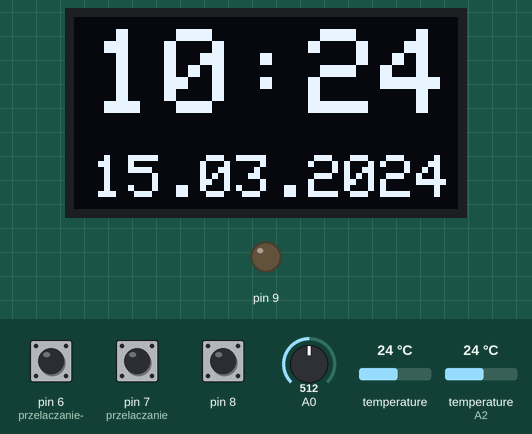
Bench run of a sketch on a simulated Arduino Uno, built with avr-gcc and run on an emulated ATmega328P. On the bench: 128×64 one-colour display, output pins drawn as LEDs (lit = HIGH). Inputs (shaded band) come from the test bench; at power-on: pin 7 (przelaczanie) HIGH, pin 8 HIGH, A0 = 512, pin 6 (przelaczanie-) HIGH, temperature 24 °C, temperature (sensor on A2) 24 °C. The local clock reads 2024-03-15 10:24:30 at power-on unless the sketch sets it.

Above: at 1.2 s.
1.3 s: pin 7 (przelaczanie) pulled LOW for 0.15 s
At 3.2 s:
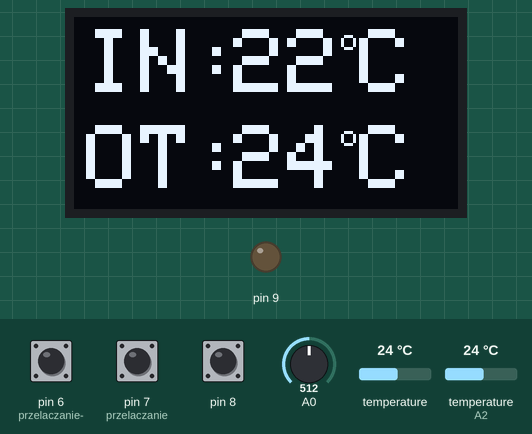
4.3 s: pin 7 (przelaczanie) pulled LOW for 1 s
At 6.5 s:
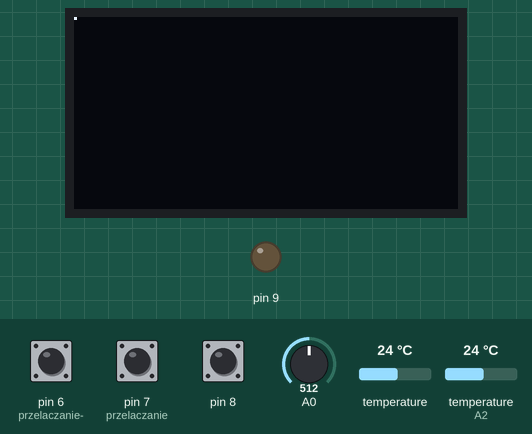
6.8 s: pin 8 pulled LOW for 0.15 s
At 7.4 s:
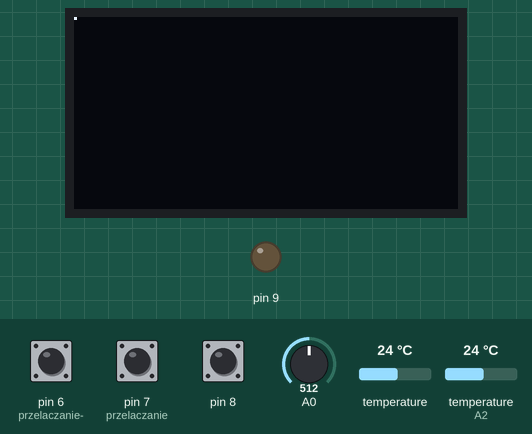
8.5 s: A0 set to 122
At 8.54 s:
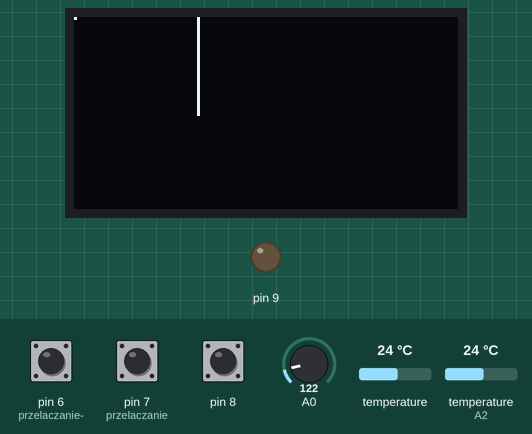
10.0 s: A0 set to 306
At 10.5 s:
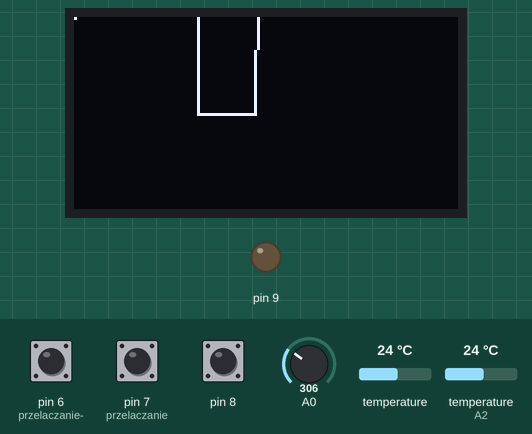
13.0 s: pin 8 pulled LOW for 1 s
At 13.8 s:
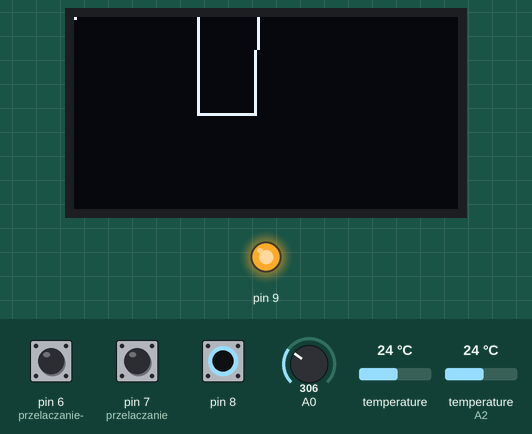
Timing chart, 0 to 16.0 s (numbered marks = the images above; inputs shaded):
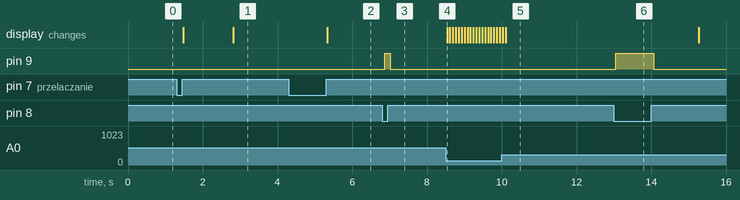

Measured:
- after the input at 1.3 s, the display: first changes after 0.18 s (image 1 shows a later state)
- after the input at 4.3 s, the display: changes after 1.0 s (image 2)
- after the input at 6.8 s, pin 9: LOW → HIGH after 0.06 s, → LOW 0.16 s later
- after the input at 8.5 s, the display: changes at once (image 4)
- after the input at 13.0 s, pin 9: LOW → HIGH after 0.05 s, → LOW 1.0 s later

The sketch:

Zegarek.ino
```cpp
#include <DallasTemperature.h>
#include <OneWire.h>
#include <SPI.h>
#include <Wire.h>
#include <Adafruit_GFX.h>
#include <Adafruit_SH1106.h>
#include <DS3231.h>

DS3231 clock;
#define OLED_RESET 4
Adafruit_SH1106 display(OLED_RESET);
RTClib myRTC;
//RTCDateTime dt;

#define NUMFLAKES 10
#define XPOS 0
#define YPOS 1
#define DELTAY 2
OneWire oneWire(A2); //Podłączenie do A5
DallasTemperature sensors(&oneWire);

int var, u, t2, x, y, q, q2, y2, cleard, rr, h, m, d, mi,r,t;

unsigned long aCzas = 0;
unsigned long zCzas = 0;
unsigned long rCzas = 0;

unsigned long aCzas2 = 0;
unsigned long zCzas2 = 0;
unsigned long rCzas2 = 0;

void setup()   {
      pinMode(7, INPUT_PULLUP);   //przelaczanie+
      pinMode(6, INPUT_PULLUP);   //przelaczanie-
      pinMode(8, INPUT_PULLUP);
      pinMode(9, OUTPUT);

var=1;
h=0;
m=0;
d=0;
mi=0;
r=0;
rr=0;
x=0;
y=0;
q=0;
q2=0;
y2=0;
cleard=1;
t=1;

  Serial.begin(9600);
  sensors.begin();
  //clock.begin();
  //clock.setDateTime(__DATE__, __TIME__);
  Wire.begin();
  display.begin(SH1106_SWITCHCAPVCC, 0x3C);  // initialize with the I2C addr 0x3D (for the 128x64)
  display.setRotation(2);
  display.clearDisplay();
  display.setTextColor(WHITE);
}
void data()
{
  cleard=1;
  display.clearDisplay();
  display.setTextSize(4);
  display.setCursor(6,4);
  if (h<10)
  {
    display.print("0");
  }
  display.print(h);
  display.print(":");
  if (m<10)
  {
    display.print("0");
  }
  display.print(m);
  display.setTextSize(2);
  display.setCursor(6,46);
  if (d<10)
  {
    display.print("0");
  }
  display.print(d);
  //display.setCursor(28,44);
  display.print(".");
  //display.setCursor(40,44);
  if (mi<10)
  {
    display.print("0");
  }
  display.print(mi);
  //display.setCursor(64,44);
  display.print(".");
  //display.setCursor(76,44);
  display.print(r);
  display.display();
}

void temp()
{
  display.clearDisplay();
  display.setTextSize(1);
  //display.setTextColor(WHITE);
  display.setTextSize(3);
  display.setCursor(4,4);
  display.print("IN:");
  display.setCursor(53,4);
  //int t=1;

  aCzas2 = millis();
  rCzas2 = aCzas2 - zCzas2;
  if (rCzas2 >= 10000UL)
  {
    var=1;
    zCzas2 = aCzas2;
  }

  //t=clock.getTemperature();
  t=t-2;
  aCzas = millis();
  rCzas = aCzas - zCzas;
  if (rCzas >= 2000UL)
  {
    sensors.requestTemperatures();
    t2=sensors.getTempCByIndex(0);
    zCzas = aCzas;
  }
  display.print(t);
  //display.setCursor(95,4);
  display.setTextSize(1);
  display.print("o");
  display.setTextSize(3);
  display.println("C");
  display.setTextSize(3);
  display.setCursor(4,36);
  display.print("OT:");
  display.setCursor(53,36);
  display.print(t2);
  //display.setCursor(95,42);
  display.setTextSize(1);
  display.print("o");
  display.setTextSize(3);
  display.println("C");
  display.display();
  //delay(2000);
}

void graph()
{
  if(cleard==1)
  {
    display.clearDisplay();
    cleard=0;
  }

  x=analogRead(A0);
  y = map(x, 0, 240, 61, 3);
  //display.clearDisplay();
  display.setTextSize(1);
  display.drawPixel(q, y, WHITE);
  display.drawLine(q2, y2, q, y, WHITE);
  //display.setCursor(z,y);
  //display.println(".");
  display.setCursor(50,10);
  //display.println(y);
  display.display();
  delay(50);
  q2=q;
  y2=y;
  q++;
  if(q==127)
  {
    q=0;
    q2=0;
    display.clearDisplay();
  }
}

void loop() {
  //dt = clock.getDateTime();
  DateTime now = myRTC.now();
  h=now.hour(), DEC;
  m=now.minute(), DEC;
  d=now.day(), DEC;
  mi=now.month(), DEC;
  r=now.year(), DEC;
  t=clock.getTemperature();
  //rr=clock.dateFormat("s", dt);
  //if (rr == 30 or rr == 20 or rr == 10 or rr == 40 or rr == 50 or rr == 60 or rr == 0) display.begin(SH1106_SWITCHCAPVCC, 0x3C);
  if (digitalRead(8) == LOW)
  {
    digitalWrite(9, HIGH);
  }
  else
  {
    digitalWrite(9, LOW);
  }
  if(digitalRead(7)==LOW)
  {
    delay(20);
    if(digitalRead(7)==LOW and var<=2)
    {
      //if (var==3) var=1;
      if (var < 3) var++;
      while (digitalRead(7)==LOW);
    }
  }
  if(digitalRead(6)==LOW)
  {
    delay(20);
    if(digitalRead(6)==LOW and var>=2)
    {
      //if (var==1) var=3;
      if (var > 1) var--;
      while (digitalRead(7)==LOW);
    }
  }
  if(digitalRead(7)==HIGH)
  {
    switch (var)
    {
      case 1:
      {
        data();
        break;
      }
      case 2:
      {
        temp();
        break;
      }
      case 3:
      {
        graph();
        break;
      }
    }
  }
}
```
